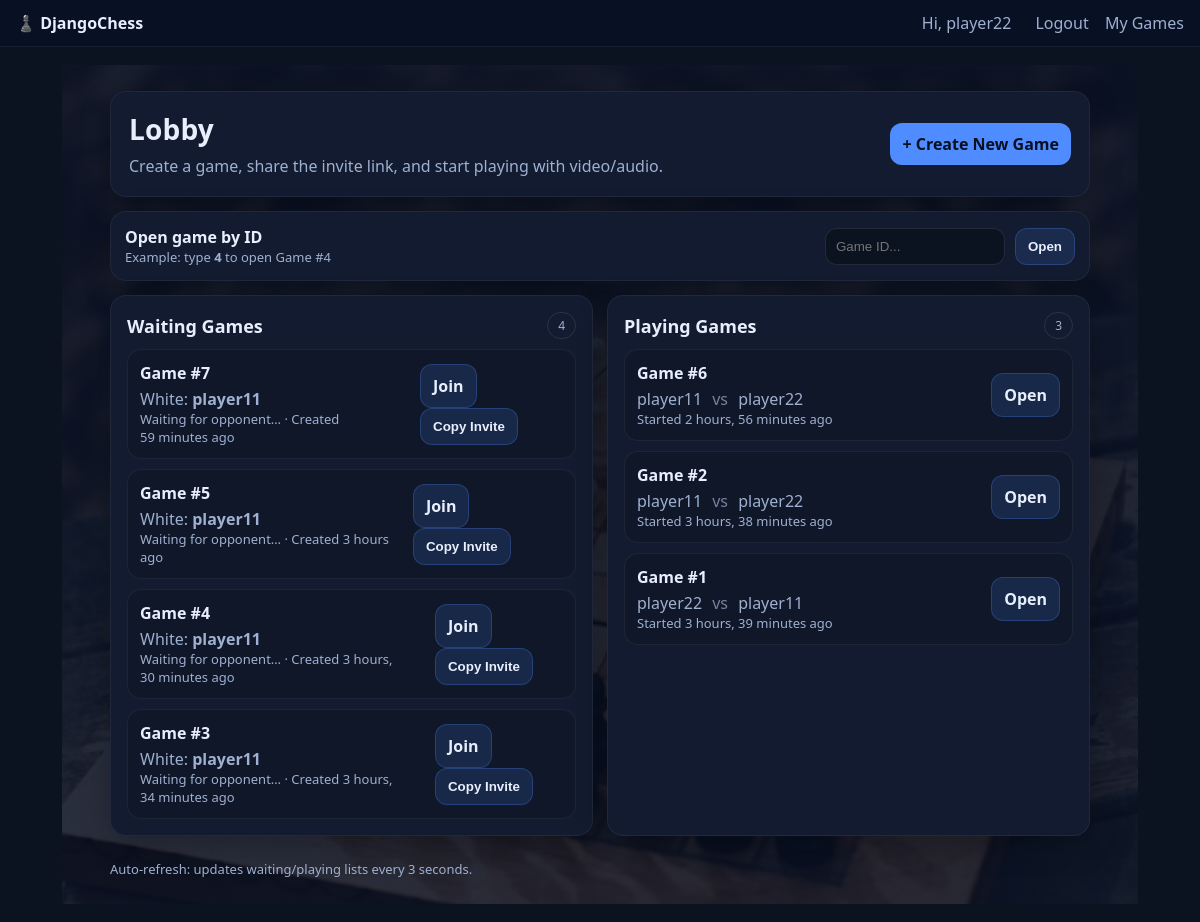
The page / (signed in) on the database its author committed.
### chessapp/models.py (models this page shows, shortened)
class Game(models.Model):
    STATUS_CHOICES = [
        ("WAITING", "Waiting"),
        ("PLAYING", "Playing"),
        ("FINISHED", "Finished"),
    ]
    created_at = models.DateTimeField(auto_now_add=True)
    status = models.CharField(max_length=10, choices=STATUS_CHOICES, default="WAITING")
    white = models.ForeignKey(
        User,
        related_name="white_games",
        null=True,
        blank=True,
        on_delete=models.SET_NULL
    )
    black = models.ForeignKey(
        User,
        related_name="black_games",
        null=True,
        blank=True,
        on_delete=models.SET_NULL
    )
    fen = models.TextField(default="startpos")
    moves = models.TextField(default="", blank=True)  # UCI moves separated by spaces
    white_time = models.IntegerField(default=600)  # 10 minutes
    black_time = models.IntegerField(default=600)
    last_move_ts = models.DateTimeField(null=True, blank=True)
    result = models.CharField(max_length=64, blank=True, default="")
    draw_offered_by = models.ForeignKey(
        User,
        null=True,
        blank=True,
        related_name="draw_offers",
        on_delete=models.SET_NULL
    )

### chessapp/views.py (the view)
# urls.py: path("", lobby, name="lobby"),
@login_required
def lobby(request):
    waiting_games = Game.objects.filter(status="WAITING").order_by("-created_at")[:20]
    playing_games = Game.objects.filter(status="PLAYING").order_by("-created_at")[:20]
    return render(request, "chess/lobby.html", {
        "waiting_games": waiting_games,
        "playing_games": playing_games,
    })

### templates/chess/lobby.html (shortened to what this page needs)
{% extends "base.html" %}
{% load static humanize %}
{% block content %}
<div class="lobby-bg" style="--bg:url('{% static 'images/chess-bg.jpg' %}')">
  <div class="lobby-wrap">
    <div class="lobby-hero card">
      <div class="lobby-hero-left">
        <h1 class="lobby-title">Lobby</h1>
        <p class="lobby-sub">
          Create a game, share the invite link, and start playing with video/audio.
        </p>
      </div>
      <div class="lobby-hero-right">
        <a class="btn btn-primary" href="{% url 'create_game' %}">+ Create New Game</a>
      </div>
    </div>
    <div class="card search-card">
      <div class="search-row">
        <div>
          <div class="search-title">Open game by ID</div>
          <div class="muted small">Example: type <b>4</b> to open Game #4</div>
        </div>
        <form class="search-form" id="gameSearchForm">
          <input id="gameIdInput" type="number" min="1" placeholder="Game ID..." required>
          <button class="btn btn-soft" type="submit">Open</button>
        </form>
      </div>
    </div>
    <div class="lobby-grid">
      <section class="card lobby-card">
        <div class="lobby-card-head">
          <h2>Waiting Games</h2>
          <span class="pill" id="waitingCount">{{ waiting_games|length }}</span>
        </div>
        <div id="waitingBox">
          {% if waiting_games %}
            <ul class="game-list">
              {% for g in waiting_games %}
                <li class="game-row">
                  <div class="game-meta">
                    <div class="game-id">Game #{{ g.id }}</div>
                    <div class="game-info muted">White: <b>{{ g.white.username }}</b></div>
                    <div class="muted small">
                      Waiting for opponent… · Created {{ g.created_at|timesince }} ago
                    </div>
                  </div>
                  <div class="game-actions">
                    <a class="btn btn-soft" href="{% url 'join_game' g.id %}">Join</a>
                    <button class="btn btn-soft" type="button"
                            data-invite="{{ request.scheme }}://{{ request.get_host }}{% url 'join_game' g.id %}">
                      Copy Invite
                    </button>
                  </div>
                </li>
              {% endfor %}
            </ul>
          {% else %}
            <div class="empty">
              <div class="empty-title">No waiting games</div>
              <div class="muted">Create one and invite a friend to join.</div>
            </div>
          {% endif %}
        </div>
      </section>
      <section class="card lobby-card">
        <div class="lobby-card-head">
          <h2>Playing Games</h2>
          <span class="pill" id="playingCount">{{ playing_games|length }}</span>
        </div>
        <div id="playingBox">
          {% if playing_games %}
            <ul class="game-list">
              {% for g in playing_games %}
                <li class="game-row">
                  <div class="game-meta">
                    <div class="game-id">Game #{{ g.id }}</div>
                    <div class="game-info muted">
                      {{ g.white.username }} <span class="vs">vs</span> {{ g.black.username }}
                    </div>
                    <div class="muted small">Started {{ g.created_at|timesince }} ago</div>
                  </div>
                  <div class="game-actions">
                    <a class="btn btn-soft" href="{% url 'game' g.id %}">Open</a>
                  </div>
                </li>
              {% endfor %}
            </ul>
          {% else %}
            <div class="empty">
              <div class="empty-title">No live games</div>
              <div class="muted">Join a waiting game to start playing.</div>
            </div>
          {% endif %}
        </div>
      </section>
    </div>
    <div class="muted small" style="margin-top:10px;">
      Auto-refresh: updates waiting/playing lists every 3 seconds.
    </div>
  </div>
</div>
{% endblock %}

### templates/base.html (shortened to what this page needs)
{% load static %}
<!doctype html>
<html>
<head>
  <link rel="stylesheet" href="{% static 'css/app.css' %}">
  <link rel="stylesheet" href="{% static 'css/chess.css' %}">
</head>
<body>
  <header class="topbar">
    <div class="brand"><a href="/">♟️ DjangoChess</a></div>
    <nav>
      {% if user.is_authenticated %}
        <span class="user">Hi, {{ user.username }}</span>
        <a href="{% url 'logout' %}">Logout</a>
        <a href="{% url 'my_games' %}">My Games</a>
      {% else %}
        <a href="{% url 'login' %}">Login</a>
        <a href="{% url 'register' %}">Register</a>
      {% endif %}
    </nav>
  </header>
  <main class="container">
    {% block content %}{% endblock %}
  </main>
</body>
</html>

### static/css/app.css (style rules this page uses)
:root { --bg:#0b1220; --card:#121b2f; --text:#e8eefc; --muted:#9fb0d0; --accent:#4f8cff; --danger:#ff4f6d; }
* { box-sizing:border-box }
body { margin:0;background:var(--bg);color:var(--text);font-family:system-ui,-apple-system,Segoe UI,Roboto,Arial }
a { color:var(--text);text-decoration:none }
.container { max-width:1100px;margin:18px auto;padding:0 12px }
.topbar { display:flex;justify-content:space-between;align-items:center;padding:12px 16px;background:#081024;border-bottom:1px solid rgba(255,255,255,.06) }
.brand a { font-weight:800 }
.topbar nav a { margin-left:12px;color:var(--muted) }
.user { color:var(--muted);margin-right:8px }
.card { background:var(--card);border:1px solid rgba(255,255,255,.06);border-radius:16px;padding:14px;box-shadow:0 10px 30px rgba(0,0,0,.25) }
.btn { display:inline-block;background:var(--accent);color:#071021;border:none;border-radius:12px;padding:10px 12px;font-weight:700;cursor:pointer }
.muted { color:var(--muted) }
input { width:100%;padding:10px;border-radius:10px;border:1px solid rgba(255,255,255,.10);background:#0b1220;color:var(--text) }
.lobby-wrap { max-width:980px;margin:0 auto;display:flex;flex-direction:column;gap:14px }
.lobby-hero { display:flex;justify-content:space-between;align-items:center;gap:12px;padding:18px }
.lobby-title { margin:0;font-size:28px;letter-spacing:.2px }
.lobby-sub { margin:6px 0 0;color:var(--muted);max-width:560px;line-height:1.5 }
.btn-primary { background:var(--accent);color:#071021 }
.btn-soft { background:rgba(79,140,255,.15); color:var(--text); border:1px solid rgba(79,140,255,.25); }
.lobby-grid { display:grid;grid-template-columns:1fr 1fr;gap:14px }
.lobby-card { padding:16px }
.lobby-card-head { display:flex;align-items:center;justify-content:space-between;margin-bottom:10px }
.lobby-card-head h2 { margin:0;font-size:18px }
.pill { font-size:12px; color:var(--muted); border:1px solid rgba(255,255,255,.10); padding:4px 10px; border-radius:999px; }
.game-list { list-style:none;padding:0;margin:0;display:flex;flex-direction:column;gap:10px }
.game-row { display:flex;align-items:center;justify-content:space-between;gap:12px; padding:12px;border-radius:14px; border:1px solid rgba(255,255,255,.06); background:rgba(0,0,0,.12); }
.game-id { font-weight:800 }
.game-info { margin-top:4px }
.vs { opacity:.7;margin:0 6px }
.search-card { padding:14px }
.search-row { display:flex;align-items:center;justify-content:space-between;gap:12px;flex-wrap:wrap }
.search-title { font-weight:800 }
.search-form { display:flex;gap:10px;align-items:center }
.search-form input { width:180px; max-width: 100%; padding:10px; border-radius:12px; border:1px solid rgba(255,255,255,.10); background:#0b1220; color:var(--text); }
.small { font-size:13px }
.lobby-bg { min-height: calc(100vh - 70px); padding: 26px 14px; background: linear-gradient(180deg, rgba(8,16,36,.92), rgba(8,16,36,.86)), var(--bg) center/cover no-repeat fixed; }

### rows shown on the page
Game: id "7", white.username "player11", created_at "59 minutes"
Game: id "5", white.username "player11", created_at "3 hours"
Game: id "4", white.username "player11", created_at "3 hours, 30 minutes"
Game: id "3", white.username "player11", created_at "3 hours, 34 minutes"
Game: id "6", white.username "player11", black.username "player22", created_at "2 hours, 56 minutes"
Game: id "2", white.username "player11", black.username "player22", created_at "3 hours, 38 minutes"
Game: id "1", white.username "player22", black.username "player11", created_at "3 hours, 39 minutes"

### other values the page prints
{{ user.username }} "player22"
{{ waiting_games|length }} "4"
{{ playing_games|length }} "3"
